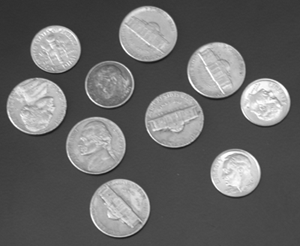
%> input picture coins.png, 300 x 246 px
$ octave IP1_EX6.m   (GNU Octave 9; MATLAB toolbox functions it lacks are replaced by stand-ins)
%> lines starting %> are read from the running program, lines starting %| are printed output that depends on the picture
x = imread('coins.png');
%> x is the input picture: size 246x300 uint8; min 23, max 255, mean 103
h = ones(10 , 10) / 10^2;
h_25 = ones(2 , 50) / 10^2;
h_52 = ones(50 , 2) / 10^2;
y = conv2(x ,h , 'valid');
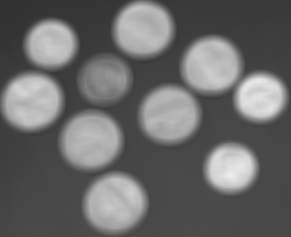
%> y: size 237x291 double; min 49.16, max 237.4, mean 105.7
y_25 = conv2(x ,h_25 , 'valid');
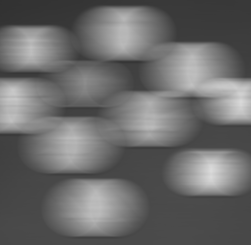
%> y_25: size 245x251 double; min 49.87, max 218.5, mean 107.5
y_52 = conv2(x ,h_52 , 'valid');
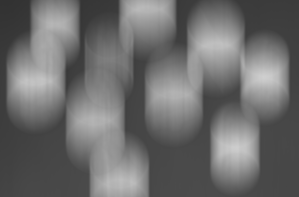
%> y_52: size 197x299 double; min 50.51, max 207.3, mean 109.1


figure(1); clf
image(y)
axis equal; colormap gray ; colorbar
title('10x10 Blur (mbk28)')
figure(2); clf
image(y_52)
axis equal; colormap gray ;colorbar
title ('50x2 Blur (mbk28)')
